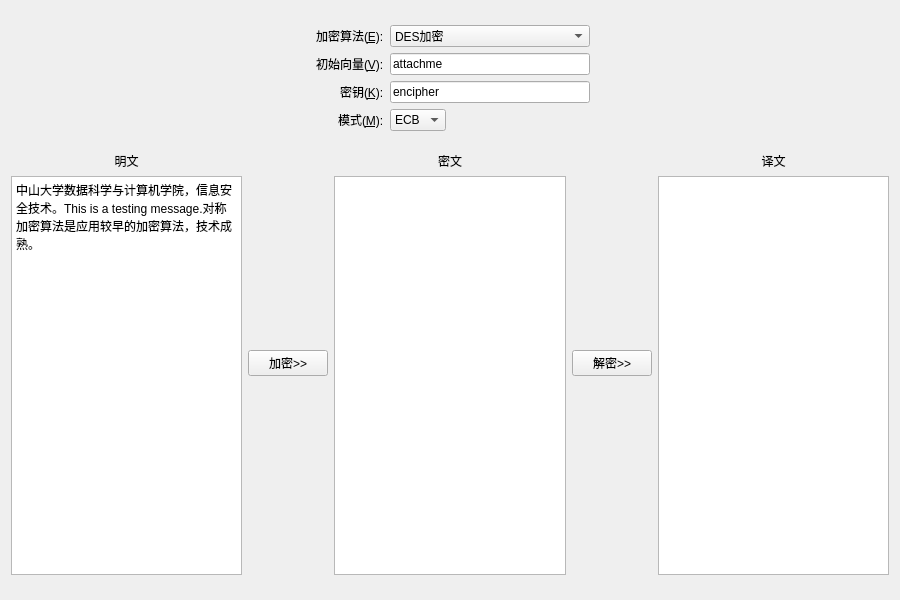
<?xml version="1.0" encoding="UTF-8"?>
<ui version="4.0">
 <class>Widget</class>
 <widget class="QWidget" name="Widget">
  <property name="geometry">
   <rect>
    <x>0</x>
    <y>0</y>
    <width>900</width>
    <height>600</height>
   </rect>
  </property>
  <property name="sizePolicy">
   <sizepolicy hsizetype="Fixed" vsizetype="Fixed">
    <horstretch>0</horstretch>
    <verstretch>0</verstretch>
   </sizepolicy>
  </property>
  <property name="minimumSize">
   <size>
    <width>900</width>
    <height>600</height>
   </size>
  </property>
  <property name="maximumSize">
   <size>
    <width>900</width>
    <height>600</height>
   </size>
  </property>
  <property name="windowTitle">
   <string>现代对称加密算法</string>
  </property>
  <property name="styleSheet">
   <string notr="true">*{
font: 14pt &quot;幼圆&quot;;
}</string>
  </property>
  <layout class="QVBoxLayout" name="verticalLayout_4">
   <property name="sizeConstraint">
    <enum>QLayout::SetMinimumSize</enum>
   </property>
   <item>
    <layout class="QFormLayout" name="formLayout">
     <property name="fieldGrowthPolicy">
      <enum>QFormLayout::ExpandingFieldsGrow</enum>
     </property>
     <property name="labelAlignment">
      <set>Qt::AlignRight|Qt::AlignTrailing|Qt::AlignVCenter</set>
     </property>
     <property name="formAlignment">
      <set>Qt::AlignHCenter|Qt::AlignTop</set>
     </property>
     <property name="topMargin">
      <number>14</number>
     </property>
     <item row="0" column="0">
      <widget class="QLabel" name="eLabel">
       <property name="text">
        <string>加密算法(&amp;E):</string>
       </property>
       <property name="buddy">
        <cstring>ComboBoxAlgorithm</cstring>
       </property>
      </widget>
     </item>
     <item row="0" column="1">
      <widget class="QComboBox" name="ComboBoxAlgorithm">
       <property name="minimumSize">
        <size>
         <width>200</width>
         <height>0</height>
        </size>
       </property>
       <item>
        <property name="text">
         <string>DES加密</string>
        </property>
       </item>
       <item>
        <property name="text">
         <string>AES加密</string>
        </property>
       </item>
      </widget>
     </item>
     <item row="1" column="0">
      <widget class="QLabel" name="kLabel">
       <property name="text">
        <string>初始向量(&amp;V):</string>
       </property>
       <property name="buddy">
        <cstring>LineEditVec</cstring>
       </property>
      </widget>
     </item>
     <item row="1" column="1">
      <widget class="QLineEdit" name="LineEditVec">
       <property name="maximumSize">
        <size>
         <width>200</width>
         <height>16777215</height>
        </size>
       </property>
       <property name="text">
        <string>attachme</string>
       </property>
      </widget>
     </item>
     <item row="2" column="0">
      <widget class="QLabel" name="kLabel_2">
       <property name="text">
        <string>密钥(&amp;K):</string>
       </property>
       <property name="buddy">
        <cstring>LineEditKey</cstring>
       </property>
      </widget>
     </item>
     <item row="2" column="1">
      <widget class="QLineEdit" name="LineEditKey">
       <property name="minimumSize">
        <size>
         <width>200</width>
         <height>0</height>
        </size>
       </property>
       <property name="maximumSize">
        <size>
         <width>200</width>
         <height>16777215</height>
        </size>
       </property>
       <property name="text">
        <string>encipher</string>
       </property>
      </widget>
     </item>
     <item row="3" column="0">
      <widget class="QLabel" name="mLabel">
       <property name="text">
        <string>模式(&amp;M):</string>
       </property>
       <property name="buddy">
        <cstring>ComboBoxMode</cstring>
       </property>
      </widget>
     </item>
     <item row="3" column="1">
      <widget class="QComboBox" name="ComboBoxMode">
       <item>
        <property name="text">
         <string>ECB</string>
        </property>
       </item>
       <item>
        <property name="text">
         <string>CBC</string>
        </property>
       </item>
      </widget>
     </item>
    </layout>
   </item>
   <item>
    <spacer name="verticalSpacer">
     <property name="orientation">
      <enum>Qt::Vertical</enum>
     </property>
     <property name="sizeType">
      <enum>QSizePolicy::Preferred</enum>
     </property>
     <property name="sizeHint" stdset="0">
      <size>
       <width>20</width>
       <height>15</height>
      </size>
     </property>
    </spacer>
   </item>
   <item>
    <layout class="QHBoxLayout" name="horizontalLayout">
     <property name="bottomMargin">
      <number>14</number>
     </property>
     <item>
      <layout class="QVBoxLayout" name="verticalLayout">
       <item>
        <widget class="QLabel" name="label">
         <property name="text">
          <string>明文</string>
         </property>
         <property name="alignment">
          <set>Qt::AlignCenter</set>
         </property>
        </widget>
       </item>
       <item>
        <widget class="QPlainTextEdit" name="plainTextEditText">
         <property name="plainText">
          <string>中山大学数据科学与计算机学院，信息安全技术。This is a testing message.对称加密算法是应用较早的加密算法，技术成熟。</string>
         </property>
        </widget>
       </item>
      </layout>
     </item>
     <item>
      <widget class="QPushButton" name="pushButtonEncode">
       <property name="text">
        <string>加密&gt;&gt;</string>
       </property>
      </widget>
     </item>
     <item>
      <layout class="QVBoxLayout" name="verticalLayout_2">
       <item>
        <widget class="QLabel" name="label_2">
         <property name="text">
          <string>密文</string>
         </property>
         <property name="alignment">
          <set>Qt::AlignCenter</set>
         </property>
        </widget>
       </item>
       <item>
        <widget class="QPlainTextEdit" name="plainTextEditCipher">
         <property name="readOnly">
          <bool>true</bool>
         </property>
        </widget>
       </item>
      </layout>
     </item>
     <item>
      <widget class="QPushButton" name="pushButtonDecode">
       <property name="text">
        <string>解密&gt;&gt;</string>
       </property>
      </widget>
     </item>
     <item>
      <layout class="QVBoxLayout" name="verticalLayout_3">
       <item>
        <widget class="QLabel" name="label_3">
         <property name="text">
          <string>译文</string>
         </property>
         <property name="alignment">
          <set>Qt::AlignCenter</set>
         </property>
        </widget>
       </item>
       <item>
        <widget class="QPlainTextEdit" name="plainTextEditDecode">
         <property name="readOnly">
          <bool>true</bool>
         </property>
        </widget>
       </item>
      </layout>
     </item>
    </layout>
   </item>
  </layout>
 </widget>
 <layoutdefault spacing="6" margin="11"/>
 <resources/>
 <connections/>
</ui>
